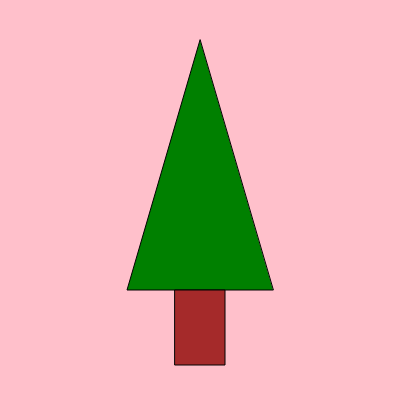
Frame 1 (no input)
Frame 60 (no input): identical to frame 1, image omitted
Frame 120 (the mouse pressed at the canvas centre since frame 60): identical to frame 1, image omitted

The p5.js sketch that drew this single still picture (run headless with seeded random() and noise() and a simulated clock; from frame 60 on, the mouse is pressed at the canvas centre):

// p5.js sketch
// ── sketch.js
function setup() {
    createCanvas(400, 400);
}

function draw() {
    background('pink');
    // foliage
    fill('green')
    triangle(200, 40, 200 - 146 / 2, 290, 200 + 146 / 2, 290);
    // trunk
    fill('brown');
    rect(200 - 50 / 2, 290, 50, 75);

}
